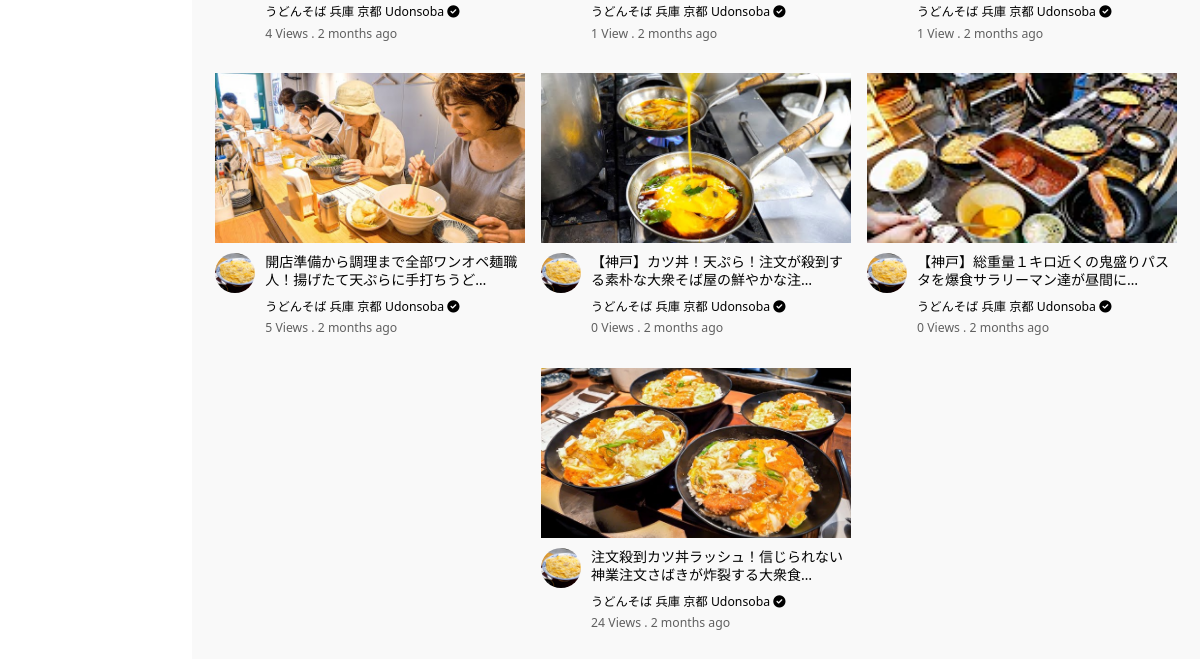
Page /c/18/video/ (signed in, lower part) on the earlier database version.
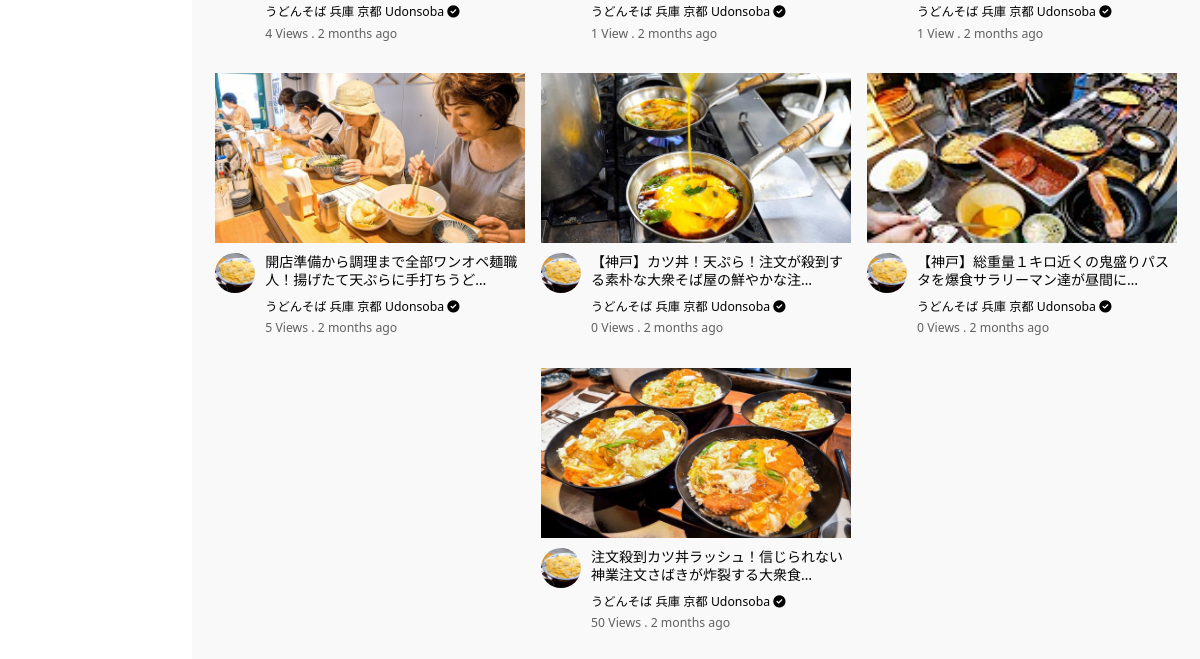
Same page on the later database version.
### core/models.py (models this page shows, shortened)
class Video(models.Model):
    video=models.FileField(upload_to=user_derectory_path)
    image=models.ImageField(upload_to=user_derectory_path,null=True,blank=True)
    title=models.CharField(max_length=100)
    description=models.TextField(max_length=4000,null=True,blank=True)
    tags=TaggableManager(blank=True)
    date=models.DateTimeField(auto_now_add=True)
    visibility=models.CharField(choices=VISIBILITY,max_length=100,default='public')
    user=models.ForeignKey(User,on_delete=models.SET_NULL,null=True)
    views=models.PositiveIntegerField(default=0)
    likes=models.ManyToManyField(User,blank=True,related_name='likes')
    featured=models.BooleanField(default=False)

### channel/models.py (models this page shows, shortened)
class Channel(models.Model):
    channel_art=models.ImageField(upload_to=user_derectory_path,default='images/channel-art.jpg')
    image=models.ImageField(upload_to=user_derectory_path,default='images/user-image.png')
    full_name=models.CharField(max_length=100)
    channel_name=models.CharField(max_length=100)
    description=models.TextField(null=True,blank=True)
    keyword=TaggableManager(blank=True)
    date=models.DateTimeField(auto_now_add=True)
    status=models.CharField(choices=STATUS,max_length=100,default='Active')
    user=models.OneToOneField(User,on_delete=models.SET_NULL,null=True,related_name="channel")
    subscribers=models.ManyToManyField(User,related_name="user_subs",blank=True)
    verified=models.BooleanField(default=False)
    total_view=models.PositiveIntegerField(default=0)
    business_email=models.EmailField(null=True,blank=True)
    make_business_email_public=models.BooleanField(default=False)
    business_location=models.CharField(null=True,blank=True,max_length=100)
    make_business_location_public=models.BooleanField(default=False)
    website=models.URLField(default='https://www.udemy.com/home')
    instagram=models.URLField(default='https://www.udemy.com/home')
    facebook=models.URLField(default='https://www.udemy.com/home')
    twitter=models.URLField(default='https://www.udemy.com/home')

### channel/views.py (the view)
# urls.py: path("<channel_name>/video/",views.channel_videos,name='channel-videos'),
def channel_videos(request,channel_name):
    channel = get_object_or_404(Channel,id=channel_name)
    videos=Video.objects.filter(user=channel.user,visibility='public').order_by('-date')
    context={
        'channel': channel,
        'videos': videos,
    }
    return render(request,'channel/channel_videos.html',context)

### templates/channel/channel_videos.html (shortened to what this page needs)
{% extends 'base.html' %}
{% load static %}
{% block style %}
<link rel="stylesheet" href="{% static 'css/style.css' %}" type="text/css">
<link rel="stylesheet" href="{% static 'css/channel.css' %}" type="text/css">
{% endblock style %}
{% block content %}
    <div class="mainBody">
       {% include 'partials/sidebar.html' %}
       <div class="videos">
           {% include 'channel/partials/channel-header.html' %}
           <br>
           <br>
           <div class="video-container">
               {% for v in videos %}
               <div class="video">
                   <div class="video-thumbnail">
                       {% if v.image %}
                       <a href=""><img src="{{v.image.url}}" alt=""></a>
                       {% else %}
                       <a href=""><img src="https://encrypted-tbn0.gstatic.com/images?q=tbn:ANd9GcQrf0lpB42PwkxZCIvkgPjzFbA4SMYVhjyVLDdrC5_OLJEAI4GCqBfknjVqIeqQXvHuX9A&usqp=CAU" alt=""></a>
                       {% endif %}
                   </div>
                   <div class="video-details">
                       <div class="author">
                           {% if v.user.channel.image %}
                           <a href=""><img src="{{ v.user.channel.image.url }}" alt=""></a>
                           {% else %}
                           <a href=""><img src="https://cdn-icons-png.flaticon.com/512/1053/1053244.png?w=360" alt=""></a>
                           {% endif %}
                       </div>
                       <div class="title">
                           <a href="{% url 'video-detail' v.id %}"><h3>{{v.title|truncatechars:34}}</h3></a>
                           <a href="{% url 'channel-profile' v.user.channel.id %}"><small>{{v.user.channel.channel_name}} {% if v.user.channel.verified == True %} <i class="fas fa-check-circle"></i> {% endif %} </small></a>
                           <span><small>{{ v.views }} View{{ v.views|pluralize }} . {{ v.date|timesince }} ago</small></span>
                       </div>
                   </div>
               </div>
               {% endfor %}
           </div>
       </div>
    </div>
{% endblock %}

Differences in the rows shown:
changed Video "注文殺到カツ丼ラッシュ！信じられない神業注文さばきが炸裂する大衆食…": views "24" → "50"
